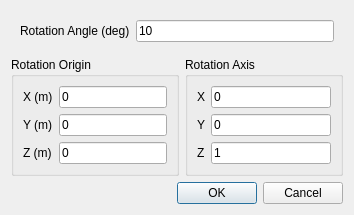
<?xml version="1.0" encoding="UTF-8"?>
<ui version="4.0">
 <class>MeshRotateDialog</class>
 <widget class="QDialog" name="MeshRotateDialog">
  <property name="geometry">
   <rect>
    <x>0</x>
    <y>0</y>
    <width>354</width>
    <height>208</height>
   </rect>
  </property>
  <property name="windowTitle">
   <string>Dialog</string>
  </property>
  <layout class="QVBoxLayout" name="verticalLayout">
   <item>
    <widget class="QWidget" name="widget" native="true">
     <layout class="QFormLayout" name="formLayout">
      <item row="0" column="0">
       <widget class="QLabel" name="label">
        <property name="text">
         <string>Rotation Angle (deg)</string>
        </property>
       </widget>
      </item>
      <item row="0" column="1">
       <widget class="QLineEdit" name="rotationAngle">
        <property name="text">
         <string>10</string>
        </property>
       </widget>
      </item>
     </layout>
    </widget>
   </item>
   <item>
    <widget class="QWidget" name="widget_2" native="true">
     <layout class="QHBoxLayout" name="horizontalLayout">
      <property name="leftMargin">
       <number>0</number>
      </property>
      <property name="topMargin">
       <number>0</number>
      </property>
      <property name="rightMargin">
       <number>0</number>
      </property>
      <property name="bottomMargin">
       <number>0</number>
      </property>
      <item>
       <widget class="QGroupBox" name="groupBox">
        <property name="title">
         <string>Rotation Origin</string>
        </property>
        <layout class="QGridLayout" name="gridLayout">
         <item row="0" column="0">
          <widget class="QLabel" name="label_2">
           <property name="text">
            <string>X (m)</string>
           </property>
          </widget>
         </item>
         <item row="1" column="0">
          <widget class="QLabel" name="label_3">
           <property name="text">
            <string>Y (m)</string>
           </property>
          </widget>
         </item>
         <item row="1" column="1">
          <widget class="QLineEdit" name="originY">
           <property name="text">
            <string>0</string>
           </property>
          </widget>
         </item>
         <item row="2" column="0">
          <widget class="QLabel" name="label_4">
           <property name="text">
            <string>Z (m)</string>
           </property>
          </widget>
         </item>
         <item row="2" column="1">
          <widget class="QLineEdit" name="originZ">
           <property name="text">
            <string>0</string>
           </property>
          </widget>
         </item>
         <item row="0" column="1">
          <widget class="QLineEdit" name="originX">
           <property name="text">
            <string>0</string>
           </property>
          </widget>
         </item>
        </layout>
       </widget>
      </item>
      <item>
       <widget class="QGroupBox" name="groupBox_2">
        <property name="title">
         <string>Rotation Axis</string>
        </property>
        <layout class="QGridLayout" name="gridLayout_2">
         <item row="0" column="0">
          <widget class="QLabel" name="label_5">
           <property name="text">
            <string>X</string>
           </property>
          </widget>
         </item>
         <item row="1" column="0">
          <widget class="QLabel" name="label_6">
           <property name="text">
            <string>Y</string>
           </property>
          </widget>
         </item>
         <item row="1" column="1">
          <widget class="QLineEdit" name="axisY">
           <property name="text">
            <string>0</string>
           </property>
          </widget>
         </item>
         <item row="2" column="0">
          <widget class="QLabel" name="label_7">
           <property name="text">
            <string>Z</string>
           </property>
          </widget>
         </item>
         <item row="2" column="1">
          <widget class="QLineEdit" name="axisZ">
           <property name="text">
            <string>1</string>
           </property>
          </widget>
         </item>
         <item row="0" column="1">
          <widget class="QLineEdit" name="axisX">
           <property name="text">
            <string>0</string>
           </property>
          </widget>
         </item>
        </layout>
       </widget>
      </item>
     </layout>
    </widget>
   </item>
   <item>
    <widget class="QDialogButtonBox" name="buttonBox">
     <property name="orientation">
      <enum>Qt::Horizontal</enum>
     </property>
     <property name="standardButtons">
      <set>QDialogButtonBox::Cancel|QDialogButtonBox::Ok</set>
     </property>
    </widget>
   </item>
  </layout>
 </widget>
 <resources/>
 <connections>
  <connection>
   <sender>buttonBox</sender>
   <signal>accepted()</signal>
   <receiver>MeshRotateDialog</receiver>
   <slot>accept()</slot>
   <hints>
    <hint type="sourcelabel">
     <x>248</x>
     <y>254</y>
    </hint>
    <hint type="destinationlabel">
     <x>157</x>
     <y>274</y>
    </hint>
   </hints>
  </connection>
  <connection>
   <sender>buttonBox</sender>
   <signal>rejected()</signal>
   <receiver>MeshRotateDialog</receiver>
   <slot>reject()</slot>
   <hints>
    <hint type="sourcelabel">
     <x>316</x>
     <y>260</y>
    </hint>
    <hint type="destinationlabel">
     <x>286</x>
     <y>274</y>
    </hint>
   </hints>
  </connection>
 </connections>
</ui>
